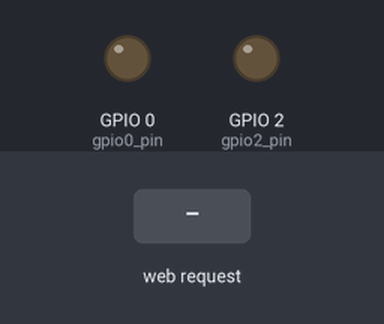
Recording of a sketch running on a simulated ESP8266 (NodeMCU). Shown: output pins drawn as LEDs (lit = HIGH). The inputs (shaded band) are chosen by the test bench. WiFi joins after 1.5 s; servers stay silent unless stated; what the sketch prints to the serial monitor is not drawn.

Above: at 3.7 s.
3.8 s: HTTP request GET /socket0On received
At 4.7 s:
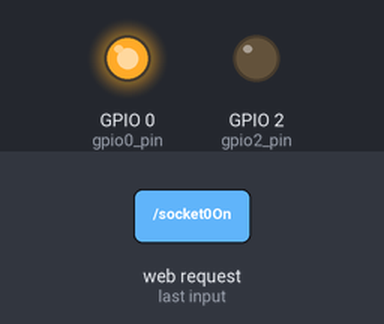
5.3 s: HTTP request GET /socket2On received
At 5.9 s:
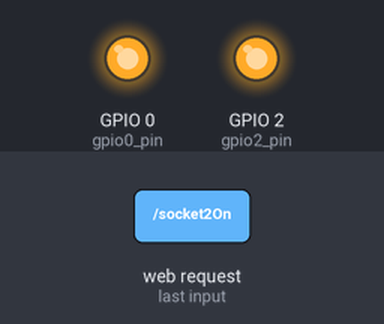
6.8 s: HTTP request GET /socket0Off received
At 7.1 s:
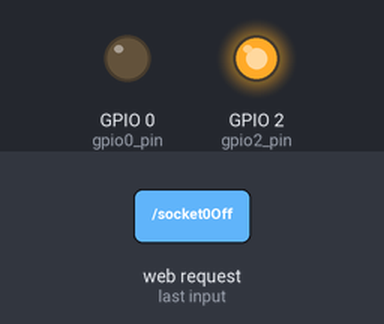
8.3 s: HTTP request GET /socket0Toggle received
At 9.4 s:
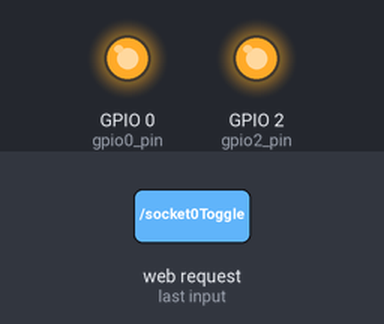
9.8 s: HTTP request GET /socket2Off received
At 10.5 s:
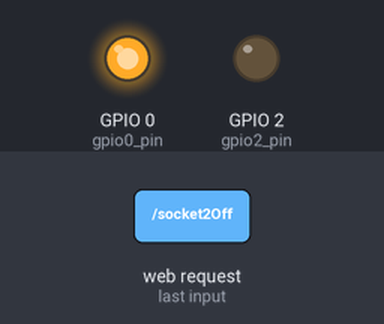
Timing chart, 0 to 12.3 s (numbered marks = the images above; inputs shaded):
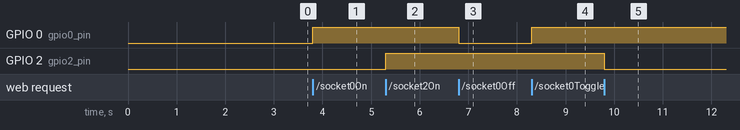

Measured:
- after the input at 3.8 s, GPIO 0 (gpio0_pin): LOW → HIGH at once
- after the input at 5.3 s, GPIO 2 (gpio2_pin): LOW → HIGH at once
- after the input at 6.8 s, GPIO 0 (gpio0_pin): HIGH → LOW at once
- after the input at 8.3 s, GPIO 0 (gpio0_pin): LOW → HIGH at once
- after the input at 9.8 s, GPIO 2 (gpio2_pin): HIGH → LOW at once

The sketch:

ESP8266_AutoConnectSimpleWebServerHttpBasicAuth.ino
```cpp
/*********
  This is just a recompilation of various examples for the ESP8266:

  AutoConnect                https://github.com/tzapu/WiFiManager

  SimpleWebServer            https://github.com/esp8266/Arduino
  HttpBasicAuthentification

*********/

#include <ESP8266WiFi.h>
#include <WiFiClient.h>
#include <ESP8266WebServer.h>
#include <ESP8266mDNS.h>
//WiFiManager
#include <DNSServer.h>
#include <WiFiManager.h>
//HttpBasicAuth
#include <ArduinoOTA.h>

MDNSResponder mdns;
ESP8266WebServer server(8080);

const char* www_username = "user";
const char* www_password = "pass";

String webPage = "";

const int gpio0_pin = 0;
const int gpio2_pin = 2;

void refreshWebPage () {
  webPage = "<head><meta name=\"viewport\" content=\"width=device-width, initial-scale=1\" /></head>";
  webPage += "<h1>ESP8266 Web Server</h1>";
  webPage += "<p>Socket #0 <a href=\"socket0On\"><button>ON</button></a>&nbsp;<a href=\"socket0Off\"><button>OFF</button></a></p>";
  webPage += "<p>Socket #0 <a href=\"socket0Toggle\"><button>Toggle</button></a>&nbsp;</p>";
  webPage += "<p>Status: "; webPage += String(digitalRead(gpio0_pin));  webPage += "</p>";
  webPage += "<p>Socket #2 <a href=\"socket2On\"><button>ON</button></a>&nbsp;<a href=\"socket2Off\"><button>OFF</button></a></p>";
  webPage += "<p>Socket #2 <a href=\"socket2Toggle\"><button>Toggle</button></a>&nbsp;</p>";
  webPage += "<p>Status: "; webPage += String(digitalRead(gpio2_pin));  webPage += "</p>";
  server.send(200, "text/html", webPage);
}

void configModeCallback (WiFiManager *myWiFiManager) {
  Serial.println("Entered config mode");
  Serial.println(WiFi.softAPIP());
  //if you used auto generated SSID, print it
  Serial.println(myWiFiManager->getConfigPortalSSID());
}

void setup(void){
  pinMode(gpio0_pin, OUTPUT);
  digitalWrite(gpio0_pin, LOW);
  pinMode(gpio2_pin, OUTPUT);
  digitalWrite(gpio2_pin, LOW);

  delay(1000);
  Serial.begin(9600);

  //WiFiManager
  //Local intialization. Once its business is done, there is no need to keep it around
  WiFiManager wifiManager;
  wifiManager.setAPCallback(configModeCallback);
  if(!wifiManager.autoConnect("IoT_Virus")) {
    Serial.println("failed to connect and hit timeout");
    //reset and try again, or maybe put it to deep sleep
    ESP.reset();
    delay(1000);
  }

  ArduinoOTA.begin();

  if (mdns.begin("esp8266", WiFi.localIP())) {
    Serial.println("MDNS responder started");
  }

  server.on("/", [](){
    if(!server.authenticate(www_username, www_password)) {
      return server.requestAuthentication();
      ArduinoOTA.handle();
    }
    else {
      refreshWebPage();
    }
  });

  server.on("/socket0On", [](){
    if(!server.authenticate(www_username, www_password)) {
      return server.requestAuthentication();
      ArduinoOTA.handle();
    }
    else {
      digitalWrite(gpio0_pin, HIGH);
      refreshWebPage();
    }
  });
  server.on("/socket0Off", [](){
    if(!server.authenticate(www_username, www_password)) {
      return server.requestAuthentication();
      ArduinoOTA.handle();
    }
    else {
      digitalWrite(gpio0_pin, LOW);
      refreshWebPage();
    }
  });
  server.on("/socket0Toggle", [](){
    if(!server.authenticate(www_username, www_password)) {
      return server.requestAuthentication();
      ArduinoOTA.handle();
    }
    else {
      digitalWrite(gpio0_pin, !digitalRead(gpio0_pin));
      refreshWebPage();
    }
  });
  server.on("/socket2On", [](){
    if(!server.authenticate(www_username, www_password)) {
      return server.requestAuthentication();
      ArduinoOTA.handle();
    }
    else {
      digitalWrite(gpio2_pin, HIGH);
      refreshWebPage();
    }
  });
  server.on("/socket2Off", [](){
    if(!server.authenticate(www_username, www_password)) {
      return server.requestAuthentication();
      ArduinoOTA.handle();
    }
    else {
      digitalWrite(gpio2_pin, LOW);
      refreshWebPage();
    }
  });
  server.on("/socket2Toggle", [](){
    if(!server.authenticate(www_username, www_password)) {
      return server.requestAuthentication();
      ArduinoOTA.handle();
    }
    else {
      digitalWrite(gpio2_pin, !digitalRead(gpio2_pin));
      refreshWebPage();
    }
  });
  server.begin();
  Serial.println("HTTP server started");
}

void loop(void){
  server.handleClient();
}
```
